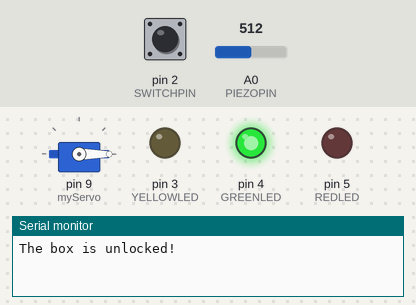
This sketch was run on a simulated Arduino Uno, built with avr-gcc and run on an emulated ATmega328P. On the bench: servo, output pins drawn as LEDs (lit = HIGH), the last lines printed to the serial monitor. The test bench sets the inputs (shaded band); at power-on: pin 2 (SWITCHPIN) LOW, A0 (PIEZOPIN) = 512.

Above: at 1.2 s.
1.3 s: pin 2 (SWITCHPIN) pulled HIGH for 0.15 s
At 2.7 s:
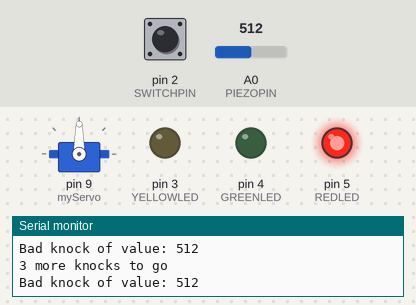
Timing chart, 0 to 4.3 s (numbered marks = the images above; inputs shaded):
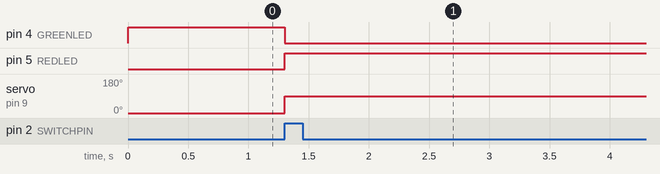

Measured:
- after the input at 1.3 s, pin 4 (GREENLED): HIGH → LOW at once; pin 5 (REDLED): LOW → HIGH at once; servo on pin 9 (myServo): 0° → 90° at once

The sketch:

sketch.ino
```cpp
#include <Servo.h>

#define	PIEZOPIN	A0
#define	SWITCHPIN	2
#define	YELLOWLED	3
#define	GREENLED	4
#define	REDLED		5

const int quietKnock =  10;
const int loudKnock  = 100;
boolean locked = false;
int knockCount = 0;

Servo myServo;

void setup() {
	Serial.begin(9600);
	myServo.attach(9);
	pinMode(YELLOWLED, OUTPUT);
	pinMode(GREENLED,  OUTPUT);
	pinMode(REDLED,    OUTPUT);
	pinMode(SWITCHPIN, INPUT);
	digitalWrite(GREENLED, HIGH);
	myServo.write(0);
	Serial.println("The box is unlocked!");
}


boolean checkForKnock(int value) {
	boolean valid = (value > quietKnock && value < loudKnock);
	if (valid) {
		digitalWrite(YELLOWLED, HIGH);
		delay(50);
		digitalWrite(YELLOWLED, LOW);
		Serial.print("Valid knock of value: ");
	} else  {
		Serial.print("Bad knock of value: ");
	}
	Serial.println(value);
	return (valid);
}

void loop() {
	if (!locked) {
		if (digitalRead(SWITCHPIN) == HIGH) {
			locked = true;
			knockCount = 0;
			digitalWrite(GREENLED, LOW);
			digitalWrite(REDLED,   HIGH);
			myServo.write(90);
			Serial.println("The box is locked!");
			delay(1000);
		}
	} else {
		int knockVal = analogRead(PIEZOPIN);
		if (knockCount < 3 && knockVal > 0) {
			if (checkForKnock(knockVal))
				knockCount += 1;
			Serial.print(3 - knockCount);
			Serial.println(" more knocks to go");
		} else if (knockCount >= 3) {
			locked = false;
			myServo.write(0);
			delay(20);
			digitalWrite(GREENLED, HIGH);
			digitalWrite(REDLED,   LOW);
			Serial.println("The box is unlocked!");
		}
	}
}
```
